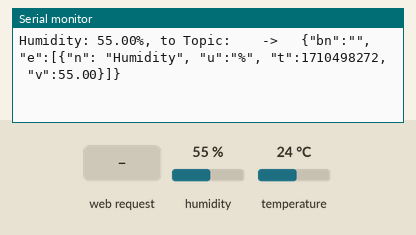
This sketch was run on a simulated ESP8266 (NodeMCU). On the bench: the last lines printed to the serial monitor. The test bench sets the inputs (shaded band); at power-on: humidity 55 %, temperature 24 °C. WiFi joins after 1.5 s; servers stay silent unless stated; network time is answered at once with the bench clock; uploads are accepted with an empty reply; the local clock reads 2024-03-15 10:24:30 at power-on unless the sketch sets it; storage starts empty; random numbers use the default seed unless the sketch sets one.

Above: at 2.9 s.
3.0 s: HTTP request GET /rest/get_measure/Temperature received
4.5 s: HTTP request GET /rest/get_measure/Humidity received
6.0 s: humidity set to 22 %
At 6.8 s:
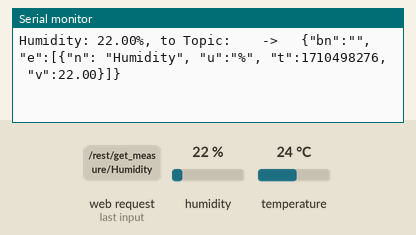
7.5 s: temperature set to 12 °C
At 8.5 s:
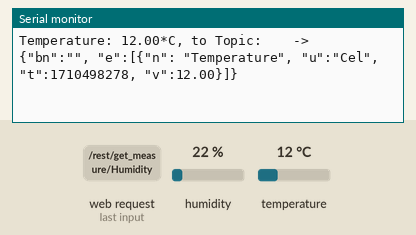
9.0 s: humidity set to 40 %
At 10.1 s:
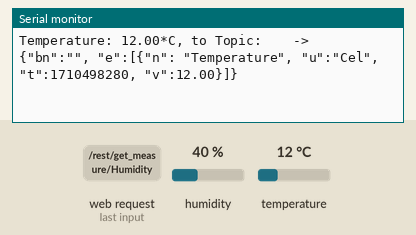
Timing chart, 0 to 11.5 s (numbered marks = the images above; inputs shaded):
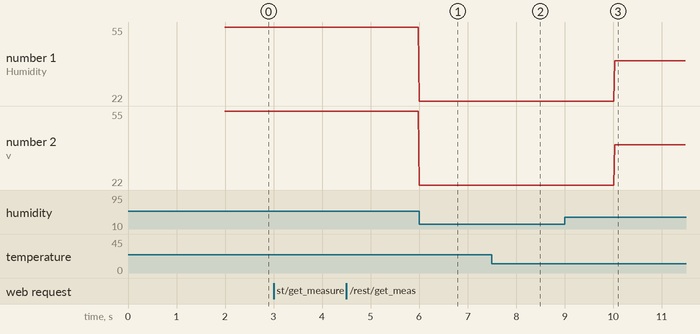

The sketch:

esp_device_connector.ino
```cpp
#include "DHT.h"
#include <ArduinoJson.h>
#include <ESP8266WiFi.h>
#include <PubSubClient.h>
#include <ESP8266HTTPClient.h>
#include <ESP8266WebServer.h>
#include <WiFiUdp.h>
#include <NTPClient.h>

#define DHTPIN 2 // pin D4

const char* catalog_addr = "http://192.168.43.19:8080/BREWcatalog/";

struct Topics {
  char event_notify[64];
  char manager[64];
};

struct Config {
  char user_owner[16];
  char deviceID[16];
  char end_point[64];
  char location[32];

  static const int maxResources = 2;
  char resources[maxResources][16];
  char units[maxResources][16];
  int time_steps[maxResources];
  Topics topics;

  void load(const JsonDocument&);
  void save(JsonDocument&) const;
};

Config config;

unsigned long currentMillis = 0;    // stores the value of millis() at each iteration of loop()
unsigned long previousConnectionUp = 60000;   // stores last time the connection with the catalog is updated
unsigned long previousTempSent = 0;   // stores last time the temperature is sent
unsigned long previousHumSent = 0;    // stores last time the humidity is sent

DHT dht(DHTPIN, DHT22);

WiFiUDP ntpUDP;
NTPClient timeClient(ntpUDP, "europe.pool.ntp.org");//, 0, 60000);

WiFiClient espClient;
PubSubClient client(espClient);
HTTPClient http;
ESP8266WebServer server(80);

void Config::load(const JsonDocument& obj) {
  strlcpy(user_owner, obj["user_owner"] | "", sizeof(user_owner));
  strlcpy(deviceID, obj["deviceID"] | "", sizeof(deviceID));
  strlcpy(end_point, obj["end_point"] | "", sizeof(end_point));
  strlcpy(location, obj["location"] | "", sizeof(location));

  // Extract each resource
  for (int res = 0; res <= maxResources - 1; res++) {
    strlcpy(resources[res], obj["resources"][res] | "", sizeof(resources[res]));
    strlcpy(units[res], obj["units"][res] | "", sizeof(units[res]));
    time_steps[res] = obj["time_steps"][res].as<int>();
  }

  strlcpy(topics.event_notify, obj["topics"]["event_notify"] | "", sizeof(topics.event_notify));
  strlcpy(topics.manager, obj["topics"]["manager"] | "", sizeof(topics.manager));
}

void Config::save(JsonDocument& obj) const {
  obj["user_owner"] = user_owner;
  obj["deviceID"] = deviceID;
  obj["end_point"] = end_point;
  obj["location"] = location;

  JsonArray resources_arr = obj.createNestedArray("resources");
  JsonArray units_arr = obj.createNestedArray("units");
  JsonArray time_steps_arr = obj.createNestedArray("time_steps");
  // Save each resource
  for (int res = 0; res <= maxResources - 1; res++) {
    resources_arr.add(resources[res]);
    units_arr.add(units[res]);
    time_steps_arr.add(time_steps[res]);
  }

  obj["topics"]["event_notify"] = topics.event_notify;
  obj["topics"]["manager"] = topics.manager;
}

bool loadConfig(String ip) {
  if (!SPIFFS.begin()) {
    Serial.println("Failed to mount file system");
    return false;
  }

  File configFile = SPIFFS.open("/device_connector_settings.json", "r");
  if (!configFile) {
    Serial.println("Failed to open config file");
    return false;
  }

  size_t size = configFile.size();
  if (size > 1024) {
    Serial.println("Config file size is too large");
    return false;
  }

  // Allocate a buffer to store contents of the file.
  std::unique_ptr<char[]> buf(new char[size]);

  configFile.readBytes(buf.get(), size);

  StaticJsonDocument<550> doc;
  auto error = deserializeJson(doc, buf.get());
  if (error) {
    Serial.println("Failed to parse config file");
    return false;
  }

  config.load(doc);

  // Setting the current endpoint
  String endpoint = "http://" + ip + "/rest";
  char endpoint_char[64];
  endpoint.toCharArray(endpoint_char, 64);
  strlcpy(config.end_point, endpoint_char, sizeof(config.end_point));

  Serial.print("User owner: ");
  Serial.println(config.user_owner);
  return true;
}

String WiFiConnect() {
  char* ssid = "Redmi7";
  char* password = "cacca1234";

  WiFi.begin(ssid, password);
  Serial.println("");
  Serial.print("Connecting to WiFi");
  while (WiFi.status() != WL_CONNECTED) {
    delay(500);
    Serial.print(".");
  }
  Serial.println("Connected to the WiFi network!");
  return WiFi.localIP().toString();
}

void MQTTconnect() {
  char url[100];
  strcpy(url, catalog_addr);
  strcat(url, config.user_owner);
  strcat(url, "/broker");

  if (http.begin(url)){
    int httpCode  = http.GET();
    if (httpCode  > 0) {
      Serial.print("Retrieving MQTT broker, GET request code: ");
      Serial.println(httpCode);
      if (httpCode == HTTP_CODE_OK || httpCode == HTTP_CODE_MOVED_PERMANENTLY) {
        String payload = http.getString();
        StaticJsonDocument<80> doc;
        auto error = deserializeJson(doc, payload);
        if (error) {
          Serial.println("Failed to parse broker info");
          return;
        }
        const char* mqttServer = doc["addr"];
        const int mqttPort = doc["port"];
        client.setServer(mqttServer, mqttPort);
        client.setCallback(callback);
        Serial.printf("Broker address: %s, Port: %d\n", mqttServer, mqttPort);
        Serial.print("Connecting to MQTT...");
        while (!client.connected()) {
          Serial.print(".");
          String clientId = "ESP8266Client-";
          clientId += String(random(0xffff), HEX);
          if (client.connect(clientId.c_str())) {
            Serial.println("Connected!");
            } else {
              Serial.print("Failed with state ");
              Serial.println(client.state());
              delay(2000);
            }
          }
        // client.subscribe(config.topics.manager);
        }
      } else {
        Serial.printf("[HTTP] GET broker failed, error: %s\n", http.errorToString(httpCode).c_str());
      }
    http.end();
  } else {
    Serial.print("[HTTP] GET broker failed");
  }
}

void callback(char* topic, byte* payload, unsigned int length) {
  Serial.print("Message arrived in topic: ");
  Serial.println(topic);

  Serial.print("Message: ");
  for (int i = 0; i < length; i++) {
    Serial.print((char)payload[i]);
  }

  Serial.println();
  Serial.println("-----------------------");
}

void handle_getTemp(){
  float t = dht.readTemperature();

  if (isnan(t)) {
    Serial.println("Failed to read temperature from DHT sensor!");
    return;
  }

  // Prepare a JSON payload string
  String temperature = String(t);
  String payload((char *)0);
  payload.reserve(32);
  payload += "{\"Temperature\":"; payload += temperature; payload += "}";

  // Send payload
  server.send(200, "text/plain", payload.c_str());

  // Just debug messages
  Serial.print("REST web server - GET Temperature ");
  Serial.print( "  ->  " );
  Serial.println(payload.c_str());
}

void handle_getHum(){
  float h = dht.readHumidity();

  if (isnan(h)) {
    Serial.println("Failed to read humidity from DHT sensor!");
    return;
  }

  // Prepare a JSON payload string
  String humidity = String(h);
  String payload((char *)0);
  payload.reserve(32);
  payload += "{\"Humidity\":"; payload += humidity; payload += "}";

  // Send payload
  server.send(200, "text/plain", payload.c_str());

  // Just debug messages
  Serial.print("REST web server - GET Humidity ");
  Serial.print( "  ->  " );
  Serial.println(payload.c_str());
}

void handle_NotFound(){
  server.send(404, "text/plain", "Not found");
}

void connectionUpdater() {
  // Update the connection to the catalog each 60s.
  if (currentMillis - previousConnectionUp >= 60000) {
    previousConnectionUp = currentMillis;

    char url[100];
    strcpy(url, catalog_addr);
    strcat(url, config.user_owner);
    strcat(url, "/add_new_device");

    StaticJsonDocument<550> doc;
    config.save(doc);
    unsigned long timestamp = timeClient.getEpochTime();
    doc["insert-timestamp"] = timestamp;
    serializeJsonPretty(doc, Serial);

    // Serialize the json
    String json;
    serializeJson(doc, json);

    http.begin(url);
    int httpResponseCode = http.PUT(json);
    if (httpResponseCode > 0) {
      Serial.print("Connection updater, PUT request code: ");
      Serial.println(httpResponseCode);
    } else {
      Serial.print("Error on sending PUT Request: ");
      Serial.println(httpResponseCode);
    }
    http.end();
  }
}

void sendTemperature() {
  if (currentMillis - previousTempSent >= config.time_steps[0] * 1000) {
    previousTempSent = currentMillis;

    // Read temperature as Celsius (the default)
    float t = dht.readTemperature();

    // Check if read failed and exit early (to try again).
    if (isnan(t)) {
      Serial.println("Failed to read temperature from DHT sensor!");
      return;
    }

    // Prepare a JSON payload string
    String temperature = String(t);
    unsigned long timestamp = timeClient.getEpochTime();
    String payload((char *)0);
    payload.reserve(100);
    payload += "{\"bn\":\""; payload += config.deviceID; payload += "\", \"e\":[{\"n\": \"Temperature\", \"u\":\"Cel\", \"t\":";
    payload += timestamp; payload += ", \"v\":"; payload += temperature; payload += "}]}";

    // Send payload
    client.publish(config.topics.event_notify, payload.c_str());

    // Just debug messages
    Serial.print("Temperature: ");
    Serial.print(t);
    Serial.print("*C, to Topic: ");
    Serial.print(config.topics.event_notify);
    Serial.print( "   ->   " );
    Serial.println(payload.c_str());
  }
}

void sendHumidity() {
  if (currentMillis - previousHumSent >= config.time_steps[1] * 1000) {
    previousHumSent = currentMillis;

    // Reading humidity
    float h = dht.readHumidity();

    // Check if read failed and exit early (to try again).
    if (isnan(h)) {
      Serial.println("Failed to read humidity from DHT sensor!");
      return;
    }

    // Prepare a JSON payload string
    String humidity = String(h);
    unsigned long timestamp = timeClient.getEpochTime();
    String payload((char *)0);
    payload.reserve(100);
    payload += "{\"bn\":\""; payload += config.deviceID; payload += "\", \"e\":[{\"n\": \"Humidity\", \"u\":\"%\", \"t\":";
    payload += timestamp; payload += ", \"v\":"; payload += humidity; payload += "}]}";

    // Send payload
    client.publish(config.topics.event_notify, payload.c_str());

    // Just debug messages
    Serial.print("Humidity: ");
    Serial.print(h);
    Serial.print("%, to Topic: ");
    Serial.print(config.topics.event_notify);
    Serial.print( "   ->   " );
    Serial.println(payload.c_str());
  }
}

void setup() {
  Serial.begin(115200);

  String ip = WiFiConnect();
  loadConfig(ip);
  timeClient.begin();
  dht.begin();
  MQTTconnect();
  // Starting the REST web server
  server.on("/rest/get_measure/Temperature", HTTP_GET, handle_getTemp);
  server.on("/rest/get_measure/Humidity", HTTP_GET, handle_getHum);
  server.onNotFound(handle_NotFound);
  server.begin();
}

void loop() {
  while(!timeClient.update()) {
    timeClient.forceUpdate();
  }
  server.handleClient();
  currentMillis = millis();
  connectionUpdater();
  sendTemperature();
  sendHumidity();

  //client.loop();
}
```

Measured:
- after the input at 6.0 s, the serial monitor: prints a new line at once (image 1)
- after the input at 7.5 s, the serial monitor: prints a new line after 0.51 s (image 2)
- after the input at 9.0 s, the serial monitor: prints a new line after 1.0 s (image 3)
- plotted number 1: 55 → 22 after the input at 6.0 s, 22 → 40 after the input at 9.0 s
- plotted number 2: 55 → 22 after the input at 6.0 s, 22 → 40 after the input at 9.0 s
